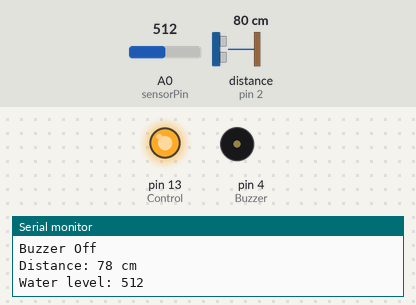
The sketch below on a simulated Arduino Uno, built with avr-gcc and run on an emulated ATmega328P. On the bench: output pins drawn as LEDs (lit = HIGH), buzzer (waves = sounding, pin HIGH), the last lines printed to the serial monitor. Wiring (inferred from the names in the program): ultrasonic range finder: trigger pin 3; echo pin 2. Inputs (shaded band) come from the test bench; at power-on: A0 (sensorPin) = 512, distance to the obstacle (sensor on pin 2) 80 cm. The echo pulse lasts 58.3 µs per cm; pins used as bus, display or sensor lines are not drawn.

Above: at 1.8 s.
1.9 s: A0 (sensorPin) set to 215
4.2 s: A0 (sensorPin) set to 187
At 6.8 s:
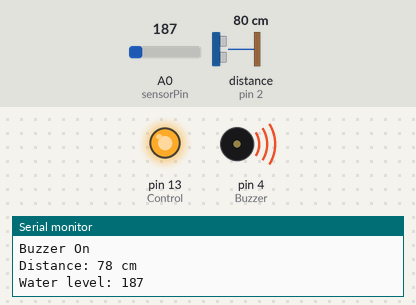
7.5 s: A0 (sensorPin) set to 210
At 9.7 s:
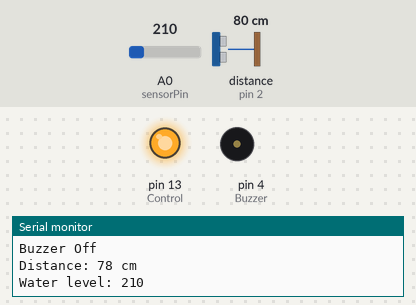
10.5 s: distance to the obstacle (sensor on pin 2) set to 34 cm
13.2 s: distance to the obstacle (sensor on pin 2) set to 27 cm
At 16.4 s:
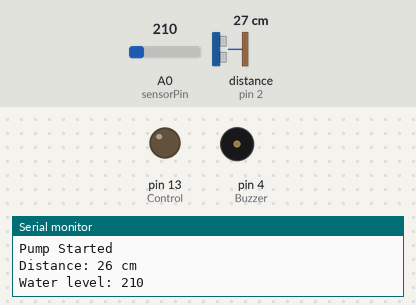
17.3 s: distance to the obstacle (sensor on pin 2) set to 35 cm
At 19.2 s:
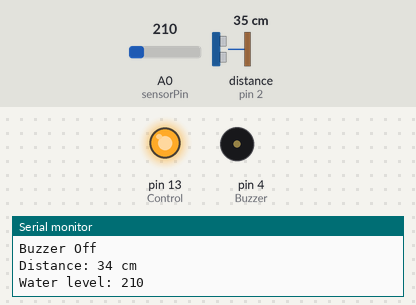
Timing chart, 0 to 20.7 s (numbered marks = the images above; inputs shaded):
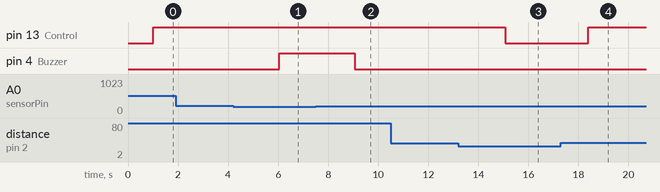

Measured:
- the behaviour switches between 200 and 199 on A0 (sensorPin) (found by bisection; images 0 and 1)
- the behaviour switches between 32 and 31 cm on distance to the obstacle (sensor on pin 2) (found by bisection; images 2 and 3)
- after the input at 4.2 s, pin 4 (Buzzer): LOW → HIGH after 1.8 s
- after the input at 7.5 s, pin 4 (Buzzer): HIGH → LOW after 1.6 s
- after the input at 13.2 s, pin 13 (Control): HIGH → LOW after 1.9 s
- after the input at 17.3 s, pin 13 (Control): LOW → HIGH after 1.1 s

The sketch:

Dispenser.ino
```cpp
/* Change these value according to your calibration value */
int Threshold = 200;

#define sensorPin A0
#define echoPin 2
#define trigPin 3
#define Control 13
#define Buzzer 4
int val = 0;

long duration;
int distance;


void setup()
{
  Serial.begin(9600);

  pinMode(trigPin, OUTPUT);
  pinMode(echoPin, INPUT);
  pinMode(Control, OUTPUT);
  pinMode(Buzzer,OUTPUT);
  //digitalWrite(Control, LOW);
  //digitalWrite(Buzzer, LOW);

}

void loop()
{

  digitalWrite(trigPin, LOW);
  delayMicroseconds(2);
  digitalWrite(trigPin, HIGH);
  delayMicroseconds(10);
  digitalWrite(trigPin, LOW);
  duration = pulseIn(echoPin, HIGH);

  distance = duration * 0.034 / 2;
  Serial.print("Distance: ");
  Serial.print(distance);
  Serial.println(" cm");


  int level = analogRead(sensorPin);
  Serial.print("Water level: ");
  Serial.println(level);
  delay(1000);

  if (distance > 30)
  {
   digitalWrite(Control,HIGH);
   Serial.println("Pump Stopped");
   if (level < Threshold)
   {
    digitalWrite(Buzzer,HIGH);
    Serial.println("Buzzer On");
   }
   else
   {
    digitalWrite(Buzzer,LOW);
    Serial.println("Buzzer Off");
   }
  }
  else
  {
    if (level < Threshold)
   {
    digitalWrite(Buzzer,HIGH);
    Serial.println("Buzzer On");
    digitalWrite(Control,HIGH);
    Serial.println("Pump Stopped");
   }
   else
   {
    digitalWrite(Buzzer,LOW);
    Serial.println("Buzzer Off");
    digitalWrite(Control,LOW);
    Serial.println("Pump Started");
  }
 delay(100);
  }

}
```
